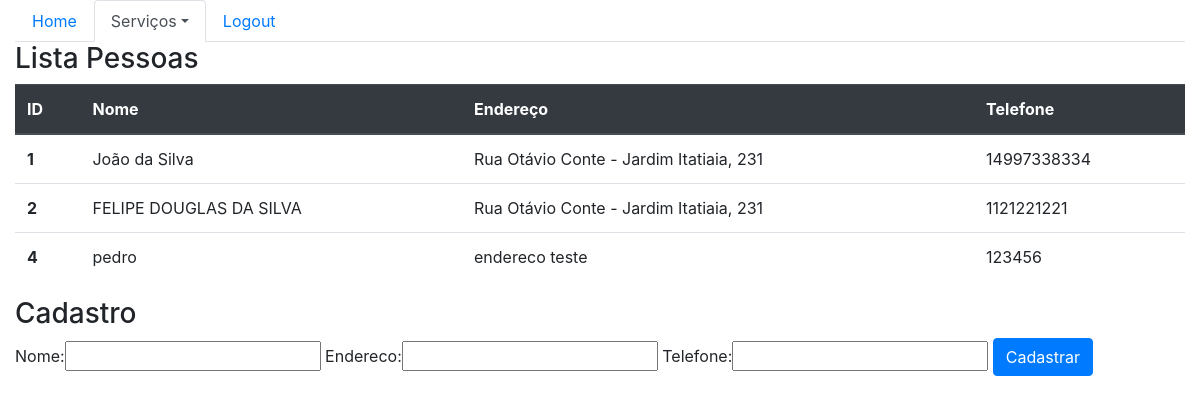
The app's page /sistema/pessoas/ (signed in), older data.
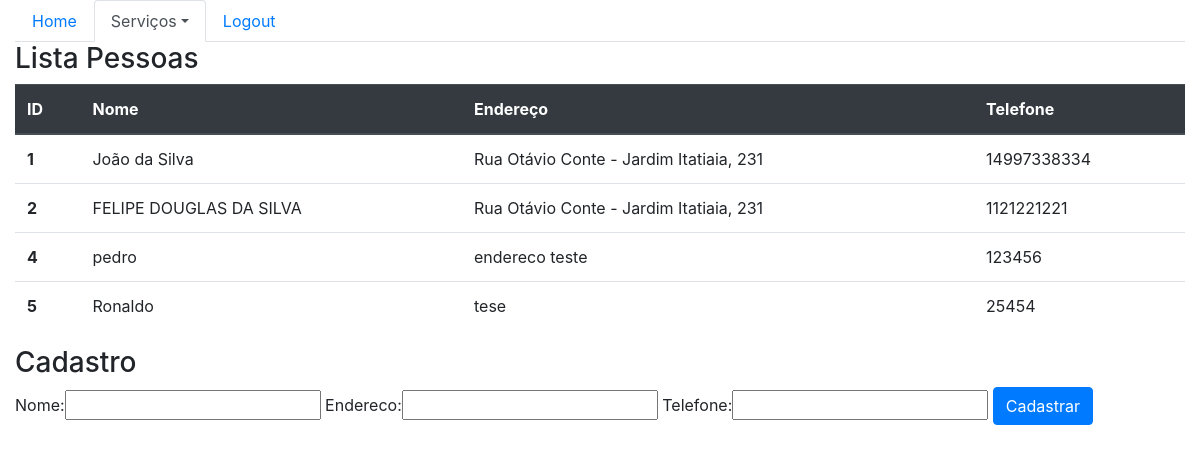
The same page, newer data.
### core/models.py (models this page shows, shortened)
class Pessoa(models.Model):
    nome = models.CharField(max_length=100)
    endereco = models.CharField(max_length=200)
    telefone = models.CharField(max_length=20)

### core/views.py (the view)
@login_required
def lista_pessoas(request):
    pessoas = Pessoa.objects.all()
    form = PessoaForm()
    data = {'pessoas':pessoas, 'form':form}
    return render(request, 'core/lista_pessoas.html', data)

### core/forms.py
class PessoaForm(ModelForm):
    class Meta:
        model = Pessoa
        fields = '__all__'

### core/templates/core/lista_pessoas.html (shortened to what this page needs)
{% extends 'base.html'%}
{% load bootstrap %}
{% block menu %}
    <ul class="nav nav-tabs">
        <li class="nav-item">
        <a class="nav-link" href="{% url 'core_home' %}">Home</a>
        </li>
        <li class="nav-item dropdown">
        <a class="nav-link dropdown-toggle active" data-toggle="dropdown" href="#" role="button" aria-haspopup="true" aria-expanded="false">Serviços</a>
        </li>
        <li class="nav-item">
        <a class="nav-link" href="#">Logout</a>
        </li>
    </ul>
{% endblock %}
{% block main %}
<class class="row">
    <class class="col-sm-12">
        <h3>Lista Pessoas</h3>
        <table class="table">
            <thead class="thead-dark">
                <tr>
                <th scope="col">ID</th>
                <th scope="col">Nome</th>
                <th scope="col">Endereço</th>
                <th scope="col">Telefone</th>
                </tr>
            </thead>
            <tbody>
                {% for pessoa in pessoas%}
                <tr>
                <th scope="row">{{pessoa.id}}</th>
                <td>{{pessoa.nome}}</td>
                <td>{{pessoa.endereco}}</td>
                <td>{{pessoa.telefone}}</td>
                </tr>
                {% endfor %}
            </tbody>
        </table>
    </class>
    <class class="col-sm-12">
        <h3>Cadastro</h3>
        <form action="{% url 'core_pessoa_novo' %}" method="POST">
            {{ form|bootstrap }}
            <button type="submit" class="btn btn-primary">Cadastrar</button>
        </form>
    </class>
</class>
{% endblock %}

Row changes from the older to the newer data that the page shows:
added Pessoa: id "5", nome "Ronaldo", endereco "tese", telefone "25454"
